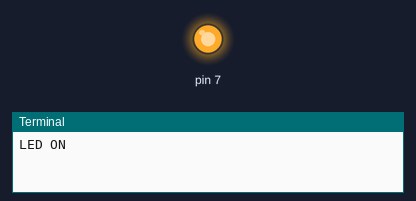
A program run on a simulated Raspberry Pi (header pin numbers). Shown: output pins drawn as LEDs (lit = HIGH), the last lines printed to the terminal. At 2.0 s the program stops and its outputs stay as they are.

Above: at 0.1 s.
At 2.1 s:
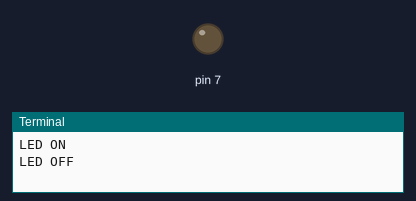
Timing chart, 0 to 3.5 s (numbered marks = the images above):
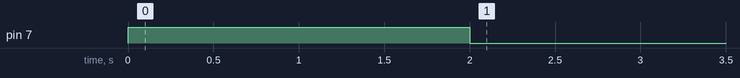

The program:

ron.py
```python
import RPi.GPIO as GPIO # importa biblioteca GPIO
import time 		# importa biblioteca de temporizacion

GPIO.setmode(GPIO.BOARD) #GPIO / usando numeracion fisica
GPIO.setwarnings(False)  # desahabilitar los mensajes

GPIO.setup(7, GPIO.OUT) # pine 23 definido como salida
print('LED ON')

GPIO.output(7, GPIO.HIGH) # enciende LED
time.sleep(2)		   # retardo de segundos
print('LED OFF')	   # mensaje LED OFF
GPIO.output(7, GPIO.LOW)  # apaga LED
```

Measured:
- by itself, pin 7: LOW → HIGH at 0.00 s, → LOW 2.0 s later
